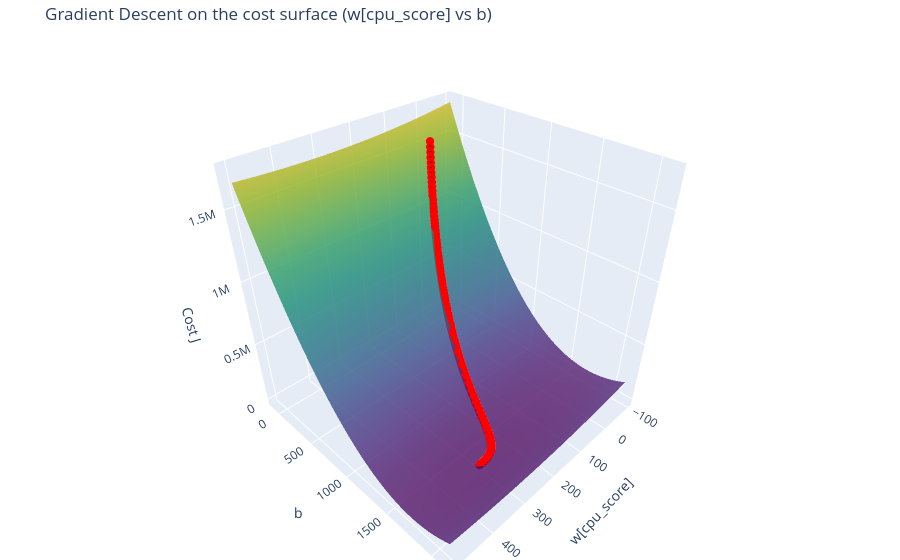

Write notebook code for a chart like this one.
### Code cell
# Visualization of Gradient Descent on Cost Function J
import plotly.graph_objects as go


w_norm, b_norm, J_norm, w_hist, b_hist = gradient_descent(
    X_norm, y_train, np.zeros(n), 0., compute_cost_mult, compute_gradient_mult, 0.01, 1000)

j = X_features.index('cpu_score')
path = np.column_stack([np.array(w_hist)[:, j], b_hist, J_norm])

def cost_2d(w_j, b_val):
    ww = w_norm.copy()
    ww[j] = w_j
    return compute_cost_mult(X_norm, y_train, ww, b_val)

w_range = np.linspace(path[:, 0].min() - 100, w_norm[j] + 200, 60)
b_range = np.linspace(-100, b_norm + 400, 60)
W, B = np.meshgrid(w_range, b_range)
Z = np.vectorize(cost_2d)(W, B)

fig = go.Figure()

fig.add_trace(go.Surface(
    x=w_range,
    y=b_range,
    z=Z,
    colorscale='Viridis',
    opacity=0.8,
    showscale=False
))

fig.add_trace(go.Scatter3d(
    x=path[:, 0],
    y=path[:, 1],
    z=path[:, 2],
    mode='lines+markers',
    marker=dict(size=5, color='red'),
    line=dict(color='black', width=4),
    name='GD Path'
))

fig.update_layout(
    title='Gradient Descent on the cost surface (w[cpu_score] vs b)',
    scene=dict(
        xaxis_title='w[cpu_score]',
        yaxis_title='b',
        zaxis_title='Cost J',
    ),
    margin=dict(l=0, r=0, b=0, t=40)
)

fig.show()

### Figure 1 — Plotly figure (JSON) as saved in the notebook; plotly's stock layout.template omitted (floating-point values rounded to 4 significant figures; data arrays with more than 128 entries replaced by an {"elided": "..."} marker saying what was removed)
{"data": [{"colorscale": [[0, "#440154"], [0.1111, "#482878"], [0.2222, "#3e4989"], [0.3333, "#31688e"], [0.4444, "#26828e"], [0.5556, "#1f9e89"], [0.6667, "#35b779"], [0.7778, "#6ece58"], [0.8889, "#b5de2b"], [1, "#fde725"]], "opacity": 0.8, "showscale": false, "type": "surface", "x": [-95.81, -85.65, -75.49, -65.33, -55.17, -45.01, -34.85, -24.69, -14.52, -4.364, 5.797, 15.96, 26.12, 36.28, 46.44, 56.6, 66.76, 76.92, 87.08, 97.25, 107.4, 117.6, 127.7, 137.9, 148.0, 158.2, 168.4, 178.5, 188.7, 198.9, 209.0, 219.2, 229.3, 239.5, 249.7, 259.8, 270.0, 280.1, 290.3, 300.5, 310.6, 320.8, 330.9, 341.1, 351.3, 361.4, 371.6, 381.8, 391.9, 402.1, 412.2, 422.4, 432.6, 442.7, 452.9, 463.0, 473.2, 483.4, 493.5, 503.7], "y": [-100.0, -62.44, -24.89, 12.67, 50.23, 87.78, 125.3, 162.9, 200.5, 238.0, 275.6, 313.1, 350.7, 388.2, 425.8, 463.4, 500.9, 538.5, 576.0, 613.6, 651.1, 688.7, 726.3, 763.8, 801.4, 838.9, 876.5, 914.0, 951.6, 989.1, 1027.0, 1064.0, 1102.0, 1139.0, 1177.0, 1214.0, 1252.0, 1290.0, 1327.0, 1365.0, 1402.0, 1440.0, 1477.0, 1515.0, 1553.0, 1590.0, 1628.0, 1665.0, 1703.0, 1740.0, 1778.0, 1815.0, 1853.0, 1891.0, 1928.0, 1966.0, 2003.0, 2041.0, 2078.0, 2116.0], "z": {"elided": "60x60 float values"}}, {"line": {"color": "black", "width": 4}, "marker": {"color": "red", "size": 5}, "mode": "lines+markers", "name": "GD Path", "type": "scatter3d", "x": {"elided": "1000 float values"}, "y": {"elided": "1000 float values"}, "z": {"elided": "1000 float values"}}], "layout": {"margin": {"b": 0, "l": 0, "r": 0, "t": 40}, "scene": {"xaxis": {"title": {"text": "w[cpu_score]"}}, "yaxis": {"title": {"text": "b"}}, "zaxis": {"title": {"text": "Cost J"}}}, "title": {"text": "Gradient Descent on the cost surface (w[cpu_score] vs b)"}}}
